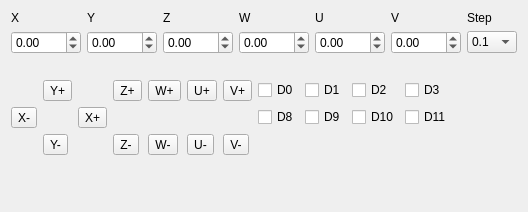
                    <widget class="QWidget" name="tab_3">
                     <attribute name="title">
                      <string>Jogging</string>
                     </attribute>
                     <layout class="QVBoxLayout" name="verticalLayout_7">
                      <item>
                       <layout class="QGridLayout" name="gridLayout_5">
                        <property name="bottomMargin">
                         <number>20</number>
                        </property>
                        <item row="0" column="6">
                         <widget class="QLabel" name="label_41">
                          <property name="text">
                           <string>V</string>
                          </property>
                         </widget>
                        </item>
                        <item row="0" column="4">
                         <widget class="QLabel" name="label_39">
                          <property name="text">
                           <string>W</string>
                          </property>
                         </widget>
                        </item>
                        <item row="0" column="0">
                         <widget class="QLabel" name="label_25">
                          <property name="text">
                           <string>X</string>
                          </property>
                         </widget>
                        </item>
                        <item row="2" column="3">
                         <widget class="QDoubleSpinBox" name="dsbRobotZ">
                          <property name="maximumSize">
                           <size>
                            <width>70</width>
                            <height>16777215</height>
                           </size>
                          </property>
                          <property name="minimum">
                           <double>-10000.000000000000000</double>
                          </property>
                          <property name="maximum">
                           <double>10000.000000000000000</double>
                          </property>
                          <property name="stepType">
                           <enum>QAbstractSpinBox::DefaultStepType</enum>
                          </property>
                          <property name="value">
                           <double>0.000000000000000</double>
                          </property>
                         </widget>
                        </item>
                        <item row="2" column="1">
                         <widget class="QDoubleSpinBox" name="dsbRobotY">
                          <property name="maximumSize">
                           <size>
                            <width>70</width>
                            <height>16777215</height>
                           </size>
                          </property>
                          <property name="minimum">
                           <double>-10000.000000000000000</double>
                          </property>
                          <property name="maximum">
                           <double>10000.000000000000000</double>
                          </property>
                          <property name="stepType">
                           <enum>QAbstractSpinBox::DefaultStepType</enum>
                          </property>
                          <property name="value">
                           <double>0.000000000000000</double>
                          </property>
                         </widget>
                        </item>
                        <item row="0" column="1">
                         <widget class="QLabel" name="label_37">
                          <property name="text">
                           <string>Y</string>
                          </property>
                         </widget>
                        </item>
                        <item row="2" column="4">
                         <widget class="QDoubleSpinBox" name="dsbRobotW">
                          <property name="maximumSize">
                           <size>
                            <width>70</width>
                            <height>16777215</height>
                           </size>
                          </property>
                          <property name="minimum">
                           <double>-10000.000000000000000</double>
                          </property>
                          <property name="maximum">
                           <double>10000.000000000000000</double>
                          </property>
                          <property name="stepType">
                           <enum>QAbstractSpinBox::DefaultStepType</enum>
                          </property>
                          <property name="value">
                           <double>0.000000000000000</double>
                          </property>
                         </widget>
                        </item>
                        <item row="0" column="3">
                         <widget class="QLabel" name="label_38">
                          <property name="text">
                           <string>Z</string>
                          </property>
                         </widget>
                        </item>
                        <item row="0" column="5">
                         <widget class="QLabel" name="label_40">
                          <property name="text">
                           <string>U</string>
                          </property>
                         </widget>
                        </item>
                        <item row="2" column="5">
                         <widget class="QDoubleSpinBox" name="dsbRobotU">
                          <property name="maximumSize">
                           <size>
                            <width>70</width>
                            <height>16777215</height>
                           </size>
                          </property>
                          <property name="minimum">
                           <double>-10000.000000000000000</double>
                          </property>
                          <property name="maximum">
                           <double>10000.000000000000000</double>
                          </property>
                          <property name="stepType">
                           <enum>QAbstractSpinBox::DefaultStepType</enum>
                          </property>
                          <property name="value">
                           <double>0.000000000000000</double>
                          </property>
                         </widget>
                        </item>
                        <item row="2" column="6">
                         <widget class="QDoubleSpinBox" name="dsbRobotV">
                          <property name="maximumSize">
                           <size>
                            <width>70</width>
                            <height>16777215</height>
                           </size>
                          </property>
                          <property name="minimum">
                           <double>-10000.000000000000000</double>
                          </property>
                          <property name="maximum">
                           <double>10000.000000000000000</double>
                          </property>
                          <property name="stepType">
                           <enum>QAbstractSpinBox::DefaultStepType</enum>
                          </property>
                          <property name="value">
                           <double>0.000000000000000</double>
                          </property>
                         </widget>
                        </item>
                        <item row="2" column="0">
                         <widget class="QDoubleSpinBox" name="dsbRobotX">
                          <property name="maximumSize">
                           <size>
                            <width>70</width>
                            <height>16777215</height>
                           </size>
                          </property>
                          <property name="minimum">
                           <double>-10000.000000000000000</double>
                          </property>
                          <property name="maximum">
                           <double>10000.000000000000000</double>
                          </property>
                          <property name="stepType">
                           <enum>QAbstractSpinBox::DefaultStepType</enum>
                          </property>
                          <property name="value">
                           <double>0.000000000000000</double>
                          </property>
                         </widget>
                        </item>
                        <item row="0" column="7">
                         <widget class="QLabel" name="label_42">
                          <property name="text">
                           <string>Step</string>
                          </property>
                         </widget>
                        </item>
                        <item row="2" column="7">
                         <widget class="QComboBox" name="comboBox">
                          <property name="maximumSize">
                           <size>
                            <width>50</width>
                            <height>16777215</height>
                           </size>
                          </property>
                          <property name="currentText">
                           <string>0.1</string>
                          </property>
                          <item>
                           <property name="text">
                            <string>0.1</string>
                           </property>
                          </item>
                          <item>
                           <property name="text">
                            <string>0.5</string>
                           </property>
                          </item>
                          <item>
                           <property name="text">
                            <string>1</string>
                           </property>
                          </item>
                          <item>
                           <property name="text">
                            <string>5</string>
                           </property>
                          </item>
                          <item>
                           <property name="text">
                            <string>10</string>
                           </property>
                          </item>
                          <item>
                           <property name="text">
                            <string>50</string>
                           </property>
                          </item>
                          <item>
                           <property name="text">
                            <string>100</string>
                           </property>
                          </item>
                         </widget>
                        </item>
                       </layout>
                      </item>
                      <item>
                       <layout class="QGridLayout" name="gridLayout_4">
                        <item row="3" column="11">
                         <widget class="QCheckBox" name="cbRobotD11">
                          <property name="text">
                           <string>D11</string>
                          </property>
                         </widget>
                        </item>
                        <item row="4" column="5">
                         <widget class="QToolButton" name="toolButton_10">
                          <property name="text">
                           <string>W-</string>
                          </property>
                         </widget>
                        </item>
                        <item row="2" column="10">
                         <widget class="QCheckBox" name="cbRobotD2">
                          <property name="text">
                           <string>D2</string>
                          </property>
                         </widget>
                        </item>
                        <item row="2" column="11">
                         <widget class="QCheckBox" name="cbRobotD3">
                          <property name="text">
                           <string>D3</string>
                          </property>
                         </widget>
                        </item>
                        <item row="4" column="3">
                         <widget class="QToolButton" name="toolButton_7">
                          <property name="text">
                           <string>Z-</string>
                          </property>
                         </widget>
                        </item>
                        <item row="4" column="1">
                         <widget class="QToolButton" name="toolButton_5">
                          <property name="text">
                           <string>Y-</string>
                          </property>
                         </widget>
                        </item>
                        <item row="2" column="6">
                         <widget class="QToolButton" name="toolButton_11">
                          <property name="text">
                           <string>U+</string>
                          </property>
                         </widget>
                        </item>
                        <item row="2" column="5">
                         <widget class="QToolButton" name="toolButton_8">
                          <property name="text">
                           <string>W+</string>
                          </property>
                         </widget>
                        </item>
                        <item row="2" column="9">
                         <widget class="QCheckBox" name="cbRobotD1">
                          <property name="text">
                           <string>D1</string>
                          </property>
                         </widget>
                        </item>
                        <item row="3" column="10">
                         <widget class="QCheckBox" name="cbRobotD10">
                          <property name="text">
                           <string>D10</string>
                          </property>
                         </widget>
                        </item>
                        <item row="6" column="0">
                         <spacer name="verticalSpacer_4">
                          <property name="orientation">
                           <enum>Qt::Vertical</enum>
                          </property>
                          <property name="sizeHint" stdset="0">
                           <size>
                            <width>20</width>
                            <height>40</height>
                           </size>
                          </property>
                         </spacer>
                        </item>
                        <item row="2" column="3">
                         <widget class="QToolButton" name="toolButton_6">
                          <property name="text">
                           <string>Z+</string>
                          </property>
                         </widget>
                        </item>
                        <item row="2" column="8">
                         <widget class="QCheckBox" name="cbRobotD0">
                          <property name="text">
                           <string>D0</string>
                          </property>
                         </widget>
                        </item>
                        <item row="3" column="8">
                         <widget class="QCheckBox" name="cbRobotD8">
                          <property name="text">
                           <string>D8</string>
                          </property>
                         </widget>
                        </item>
                        <item row="2" column="7">
                         <widget class="QToolButton" name="toolButton_13">
                          <property name="text">
                           <string>V+</string>
                          </property>
                         </widget>
                        </item>
                        <item row="3" column="9">
                         <widget class="QCheckBox" name="cbRobotD9">
                          <property name="text">
                           <string>D9</string>
                          </property>
                         </widget>
                        </item>
                        <item row="4" column="7">
                         <widget class="QToolButton" name="toolButton_14">
                          <property name="text">
                           <string>V-</string>
                          </property>
                         </widget>
                        </item>
                        <item row="3" column="2">
                         <widget class="QToolButton" name="toolButton_2">
                          <property name="text">
                           <string>X+</string>
                          </property>
                         </widget>
                        </item>
                        <item row="2" column="12">
                         <spacer name="horizontalSpacer_4">
                          <property name="orientation">
                           <enum>Qt::Horizontal</enum>
                          </property>
                          <property name="sizeHint" stdset="0">
                           <size>
                            <width>40</width>
                            <height>20</height>
                           </size>
                          </property>
                         </spacer>
                        </item>
                        <item row="4" column="6">
                         <widget class="QToolButton" name="toolButton_12">
                          <property name="text">
                           <string>U-</string>
                          </property>
                         </widget>
                        </item>
                        <item row="2" column="1">
                         <widget class="QToolButton" name="toolButton">
                          <property name="text">
                           <string>Y+</string>
                          </property>
                         </widget>
                        </item>
                        <item row="3" column="0">
                         <widget class="QToolButton" name="toolButton_3">
                          <property name="text">
                           <string>X-</string>
                          </property>
                         </widget>
                        </item>
                       </layout>
                      </item>
                      <item>
                       <widget class="QFrame" name="frame_4">
                        <property name="frameShape">
                         <enum>QFrame::StyledPanel</enum>
                        </property>
                        <property name="frameShadow">
                         <enum>QFrame::Raised</enum>
                        </property>
                       </widget>
                      </item>
                     </layout>
                    </widget>
